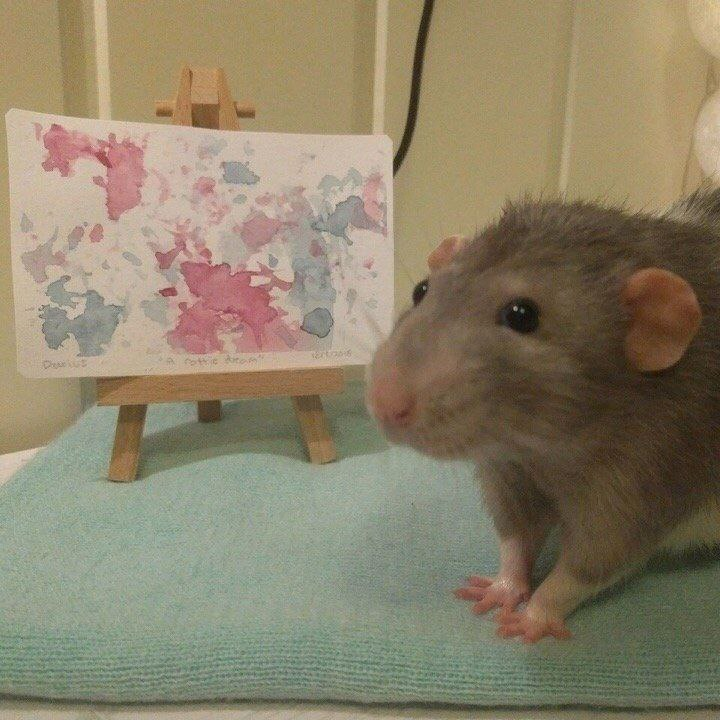
%> input picture lab-5/rat1.jpg, 720 x 720 px
$ octave lab5_noises.m   (GNU Octave 9; MATLAB toolbox functions it lacks are replaced by stand-ins)
%> lines starting %> are read from the running program, lines starting %| are printed output that depends on the picture
rat=imread("rat1.jpg");
%> rat is the input picture: size 720x720x3 uint8; mean R, G, B 139.6, 129.6, 105.5
rat=im2double(rat);
%> rat: size 720x720x3 double

gauss_mean = 0;
gauss_disp = 0.1;
noisy_gauss = rat + gauss_mean + sqrt(gauss_disp) * randn(size(rat));
noisy_gauss = max(0, min(noisy_gauss, 1));
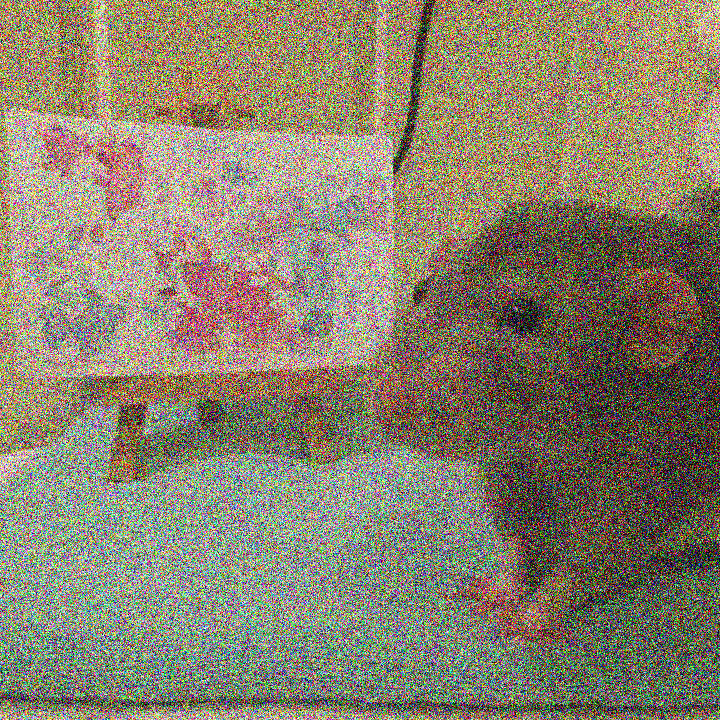
%> noisy_gauss: size 720x720x3 double; mean R, G, B 0.541, 0.508, 0.428

rayleigh_scale = 0.5;
rayleigh_noise = raylrnd(rayleigh_scale, size(rat));
rayleigh_noise = rayleigh_noise - mean(rayleigh_noise(:));
noisy_rayleigh = rat + rayleigh_noise;
noisy_rayleigh = max(0, min(noisy_rayleigh, 1));
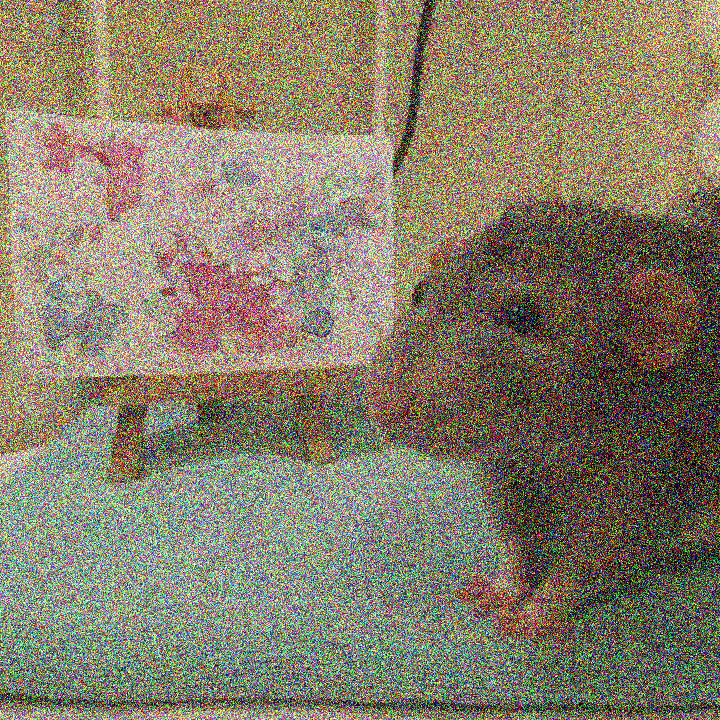
%> noisy_rayleigh: size 720x720x3 double; mean R, G, B 0.528, 0.496, 0.417

exponential_mu = 0.2;
exponential_noise = exprnd(exponential_mu, size(rat));
exponential_noise = exponential_noise - mean(exponential_noise(:));
noisy_exponential = rat + exponential_noise;
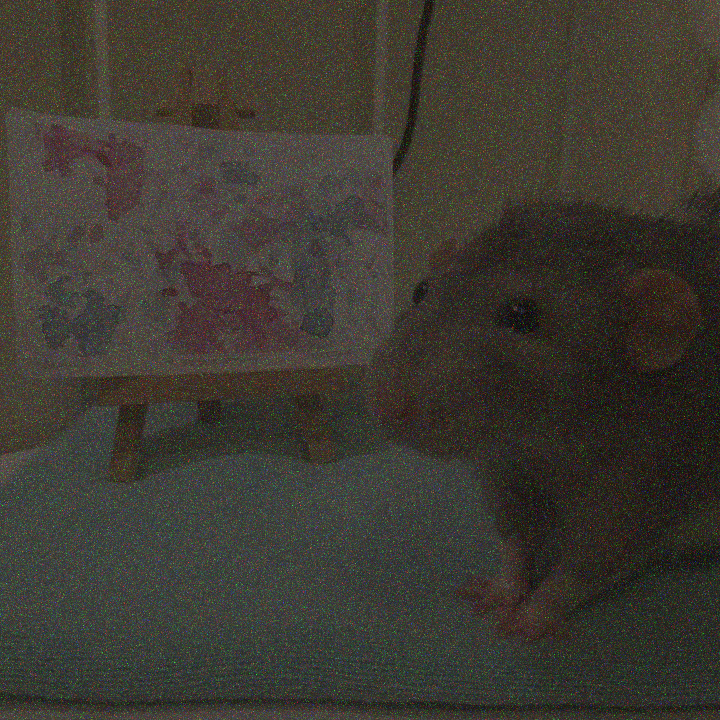
%> noisy_exponential: size 720x720x3 double; mean R, G, B 0.548, 0.508, 0.414; mean of the top-left, top-right, bottom-left and bottom-right quarters 0.608, 0.462, 0.541, 0.348; drawn with min black and max white
noisy_exponential = max(0, min(noisy_exponential, 1));
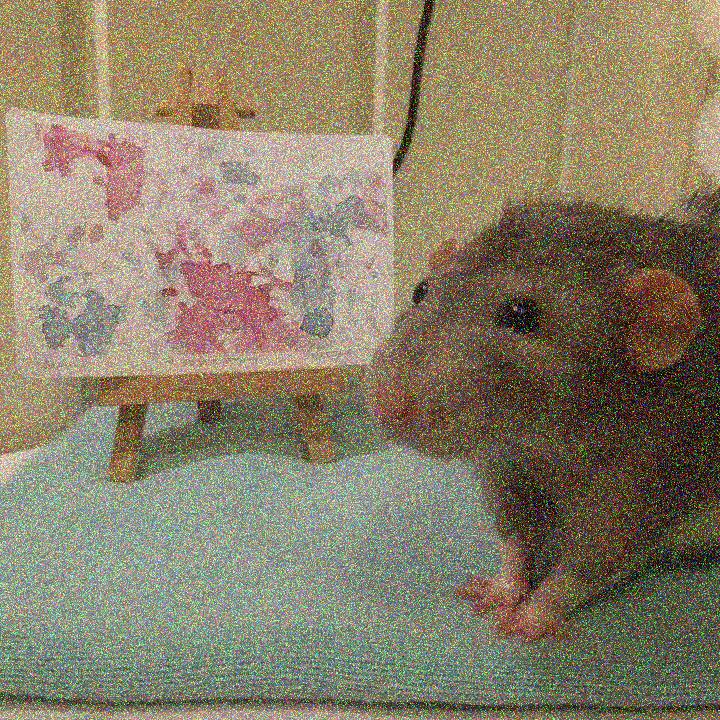
%> noisy_exponential: size 720x720x3 double; mean R, G, B 0.538, 0.5, 0.41

salt_pepper_density = 0.2;
noisy_salt_pepper = imnoise(rat, 'salt & pepper', salt_pepper_density);
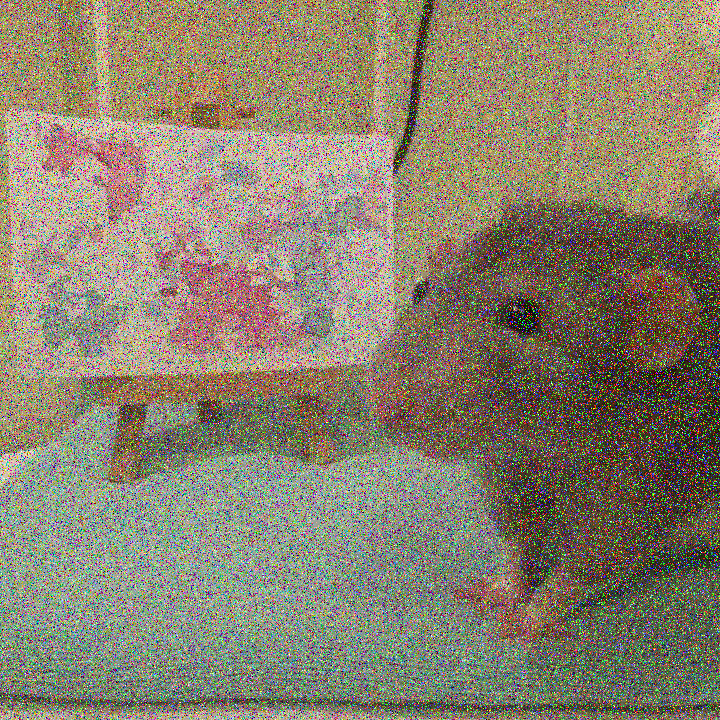
%> noisy_salt_pepper: size 720x720x3 double; mean R, G, B 0.538, 0.507, 0.431

uniform_low = -0.5;
uniform_high = 0.5;
noisy_uniform = rat + unifrnd(uniform_low, uniform_high, size(rat));
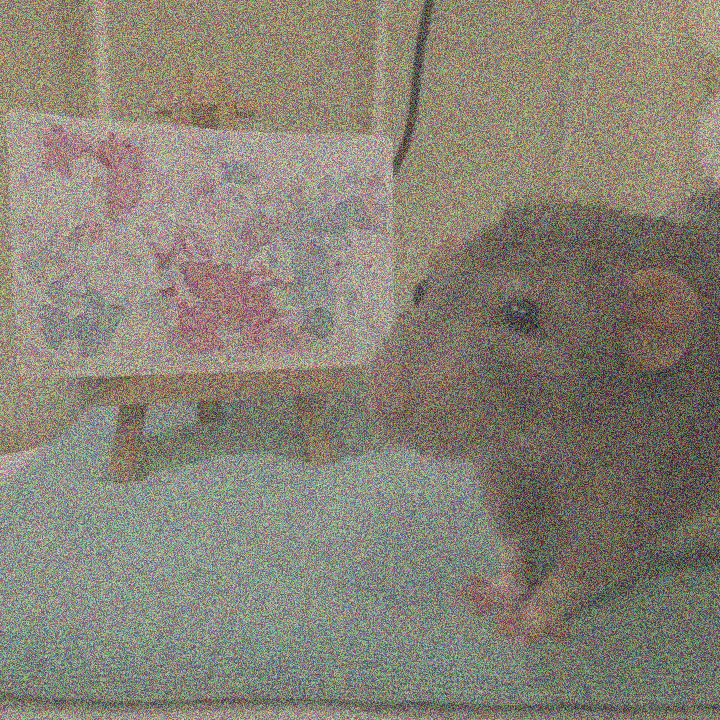
%> noisy_uniform: size 720x720x3 double; mean R, G, B 0.548, 0.509, 0.413; drawn with min black and max white
noisy_uniform = max(0, min(noisy_uniform, 1));
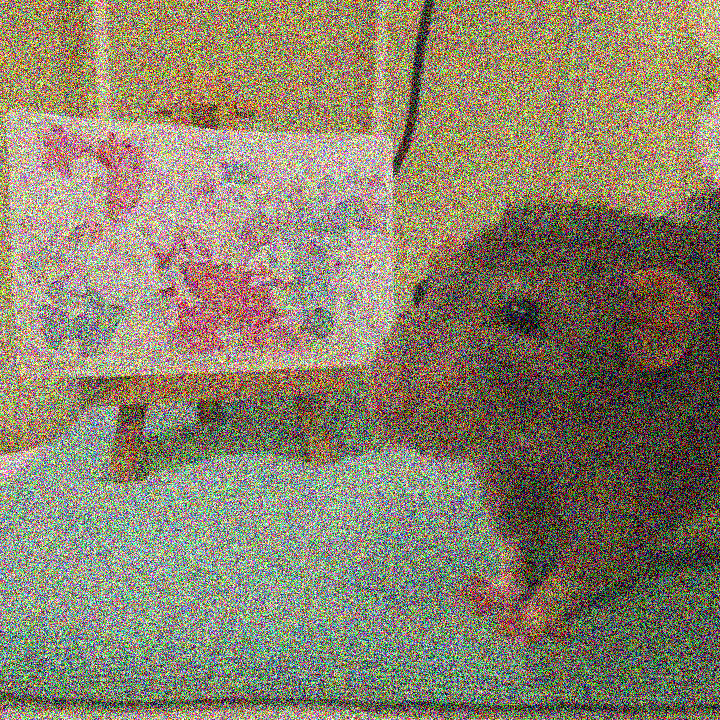
%> noisy_uniform: size 720x720x3 double; mean R, G, B 0.543, 0.511, 0.426

subplot(2, 3, 1);
imshow(im2uint8(rat));
title('Оригинал')

subplot(2, 3, 2);
imshow(im2uint8(noisy_gauss));
title('Гауссов шум')

subplot(2, 3, 3);
imshow(im2uint8(noisy_rayleigh));
title('Шум Релея')

subplot(2, 3, 4);
imshow(im2uint8(noisy_exponential));
title('Экспоненциальный шум')


subplot(2, 3, 5);
imshow(im2uint8(noisy_salt_pepper));
title('Импульсный шум')


subplot(2, 3, 6);
imshow(im2uint8(noisy_uniform));
title('Равномерный шум')
